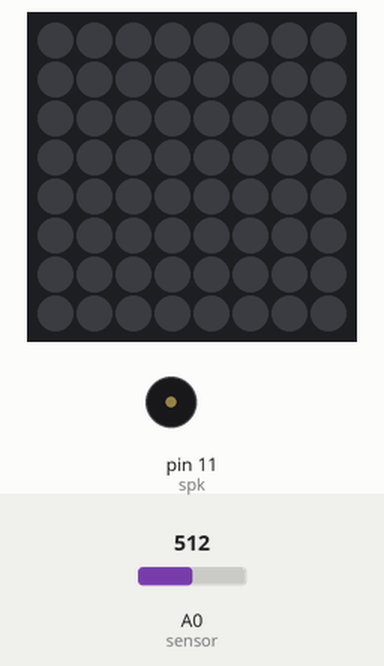
Bench run of a sketch on a simulated Arduino Uno, built with avr-gcc and run on an emulated ATmega328P. Parts: 8×8 RGB LED matrix (first LED top left, wired row by row), buzzer (waves = sounding). The inputs (shaded band) are chosen by the test bench; at power-on: A0 (sensor) = 512. Dim RGB values are drawn brighter than linear.

Above: at 1.2 s.
1.3 s: A0 (sensor) set to 493
At 2.14 s:
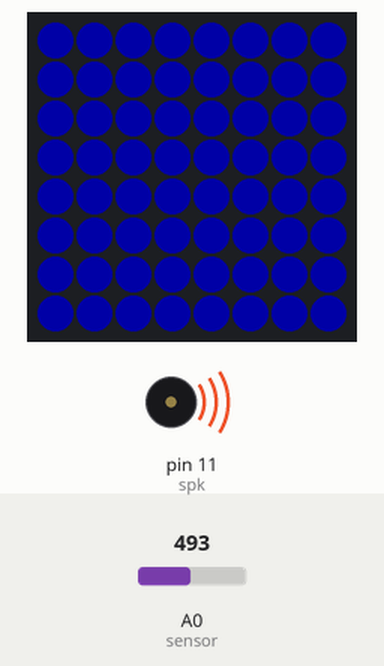
3.8 s: A0 (sensor) set to 510
At 5.3 s:
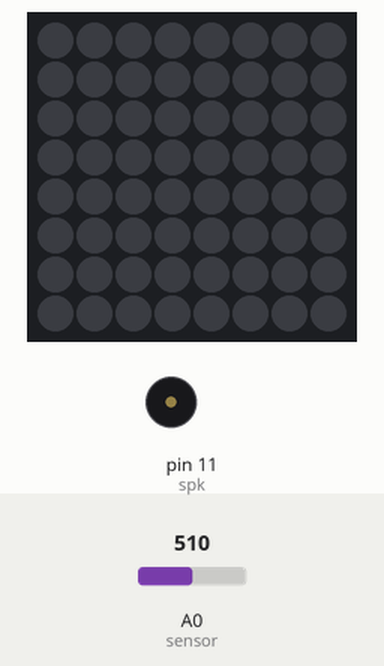
5.6 s: A0 (sensor) set to 490
At 5.78 s:
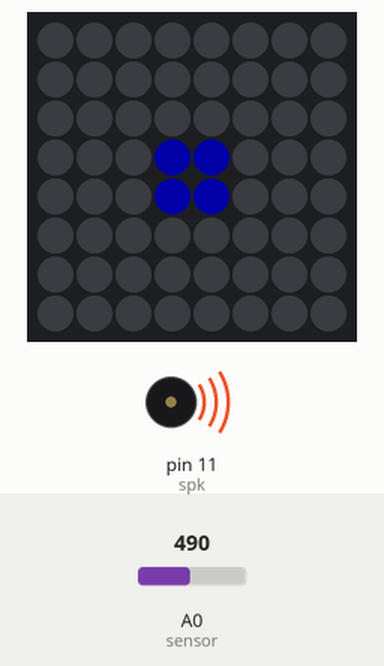
Timing chart, 0 to 8.6 s (numbered marks = the images above; inputs shaded):
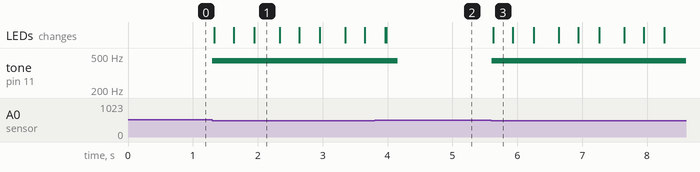

The sketch:

PTW_hall.ino
```cpp
/*
PTW2015 code for break beam sensor
*/

#include <Adafruit_GFX.h> //GFX library
#include <Adafruit_NeoMatrix.h> //neoMatrix library
#include <Adafruit_NeoPixel.h> //neoPixel library

#ifndef PSTR
 #define PSTR // Make Arduino Due happy
#endif

#define PIN 6 //pin 6 is Matrix
#define spk 11 //speaker pin
#define hall A0; //pin A0 is hall effect

//NeoPixel Matrix is 8 by 8 and runs from pin 6
//pixel (1,1) is top and right
//pixels are arranged in columns
//pixels are progressive, not zigzag
//pixels are wired for GRB bitstream and run at 800KHz
Adafruit_NeoMatrix matrix = Adafruit_NeoMatrix(8, 8, PIN,
  NEO_MATRIX_TOP     + NEO_MATRIX_RIGHT +
  NEO_MATRIX_COLUMNS + NEO_MATRIX_PROGRESSIVE,
  NEO_GRB            + NEO_KHZ800);

float sensorValue = 0.0; //sensor value initial starts at 0

//folowing arrays dictate pixels to be lit

//center square
const int16_t sq1[4] = {27,28,36,35};
//second square from center
const int16_t sq2[12] = {18,19,20,21,29,37,45,44,43,42,34,26};
//third square from center
const int16_t sq3[20] = {9,10,11,12,13,14,22,30,38,46,54,53,52,51,50,49,41,33,25,17};
//fourth square from center
const int16_t sq4[28] = {0,1,2,3,4,5,6,7,15,23,31,39,47,55,63,62,61,60,59,58,57,56,48,40,32,24,16,8};

void setup()
{
 matrix.begin(); //start matrix
 matrix.setBrightness(40);//set matrix brightness
 Serial.begin(9600);
// pinMode(spk, OUTPUT);
}

void loop()
{
  matrix.fillScreen(0);
  matrix.show();

 sensorValue = analogRead(A0); //start readings from sensor

  if (sensorValue <= 500)
    {
      tone(spk, 440, 500); //play G# for half a second
      hallPattern(); //activate concentric square pattern
    }
  else
   {
     matrix.fillScreen(0); //clear screen
     matrix.show();
   }
}

void hallPattern()
{
 matrix.fillScreen(0); //clear matrix
 matrix.show();

  for(uint16_t i = 0; i <= 4; i++)
    {
     matrix.setPixelColor(sq1[i], (0,255,255)); //light inner square
     matrix.show();
    }

delay(10);

  for(uint16_t i = 0; i <= 12; i++)
  {
    matrix.setPixelColor(sq2[i], (0,255,255)); //light second square
    matrix.show();
  }

 delay(10);

 for(uint16_t i = 0; i <= 20; i++)
 {
   matrix.setPixelColor(sq3[i], (0,255,255)); //light third square
   matrix.show();
 }
 delay(10);

 for(uint16_t i = 0; i <= 28; i++)
 {
   matrix.setPixelColor(sq4[i], (0,255,255)); //light fourth square
   matrix.show();
 }
  delay(10);

 matrix.fillScreen(0); ///clear matrix
 matrix.show();

}
```

Measured:
- the behaviour switches between 501 and 500 on A0 (sensor) (found by bisection; images 0 and 1)
- after the input at 1.3 s, tone on pin 11 (spk): silent → 440 Hz at once; the LEDs: first change at once (image 1 shows a later state)
- after the input at 3.8 s, tone on pin 11 (spk): 440 Hz → silent after 0.36 s
- after the input at 5.6 s, tone on pin 11 (spk): silent → 440 Hz at once; the LEDs: change at once (image 3)
